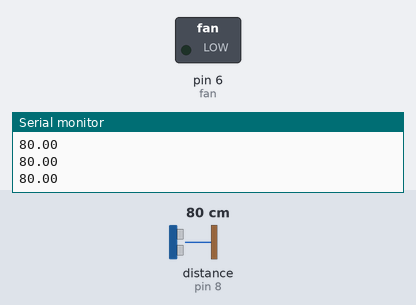
A sketch run on a simulated Arduino Uno, built with avr-gcc and run on an emulated ATmega328P. Shown: switched loads named in the sketch (green lamp = pin HIGH), the last lines printed to the serial monitor. Wiring (inferred from the names in the program): ultrasonic range finder: trigger pin 7; echo pin 8. The inputs (shaded band) are chosen by the test bench; at power-on: distance to the obstacle (sensor on pin 8) 80 cm. The echo pulse lasts 58.3 µs per cm; pins used as bus, display or sensor lines are not drawn.

Above: at 1.2 s.
1.3 s: distance to the obstacle (sensor on pin 8) set to 2 cm
At 1.6 s:
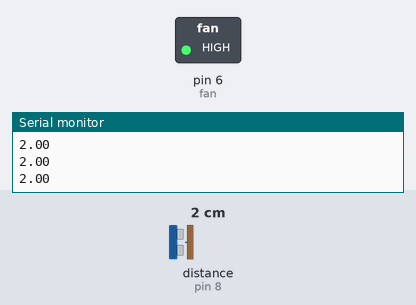
2.8 s: distance to the obstacle (sensor on pin 8) set to 60 cm
At 3.9 s:
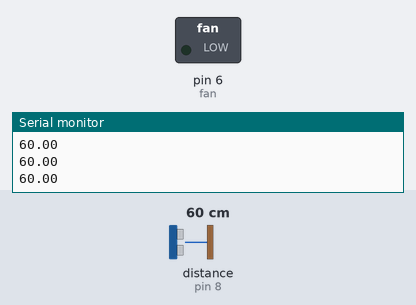
4.3 s: distance to the obstacle (sensor on pin 8) set to 4 cm
At 5.0 s:
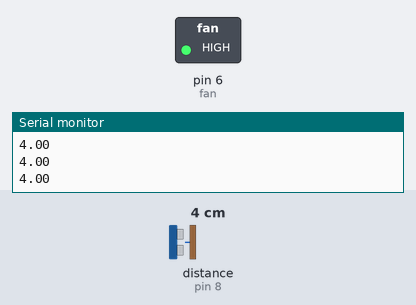
Timing chart, 0 to 7.3 s (numbered marks = the images above; inputs shaded):
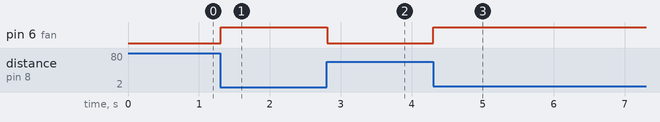

Measured:
- after the input at 1.3 s, pin 6 (fan): LOW → HIGH at once
- after the input at 2.8 s, pin 6 (fan): HIGH → LOW at once
- after the input at 4.3 s, pin 6 (fan): LOW → HIGH at once

The sketch:

ultrasonic_sensor_fan.ino
```cpp
//In this Arduino project, I am going to control DC fan according to distance (proximity sensor).
//It is accomplished by the data communications between Arduino, the ultrasonic sensor Module and DC fan that is controlled by using PWM as a way to control voltage.
//This project consists of two sections. Setting up the system, and connecting the Ultrasonic sensor to the arduino so they can communicate.

int trig = 7; //ultrasonic trig pin
int echo = 8; //ultrasonic echo pin
byte fan = 6; //mini fan connected to pin 6 arduino uno

long duration;
float distance;

void setup() {
Serial.begin(9600);
pinMode(trig, OUTPUT); //trigpin will send out the ultrsound
pinMode(echo, INPUT); //echopin will turn on based on the infromation recieved
pinMode(fan, OUTPUT); //echopin triggers the fan to turn on
}

void loop() {
digitalWrite(trig, LOW);
delayMicroseconds(3);     //a short LOW pulse beforehand to ensure a clean HIGH pulse
digitalWrite(trig, HIGH); //send a 10 microsecond high pulse
delayMicroseconds(10);
digitalWrite(trig, LOW);

duration = pulseIn(echo, HIGH); //when the ultrasound is emitted the module makes the echopin high
distance = duration/58; //based on ultrasonic datasheet

if(distance < 40){
digitalWrite(fan, HIGH); //turn on the fan if it is within range
}else{
digitalWrite(fan, LOW); //otherwise turn off
}
Serial.println (distance);
}
```
